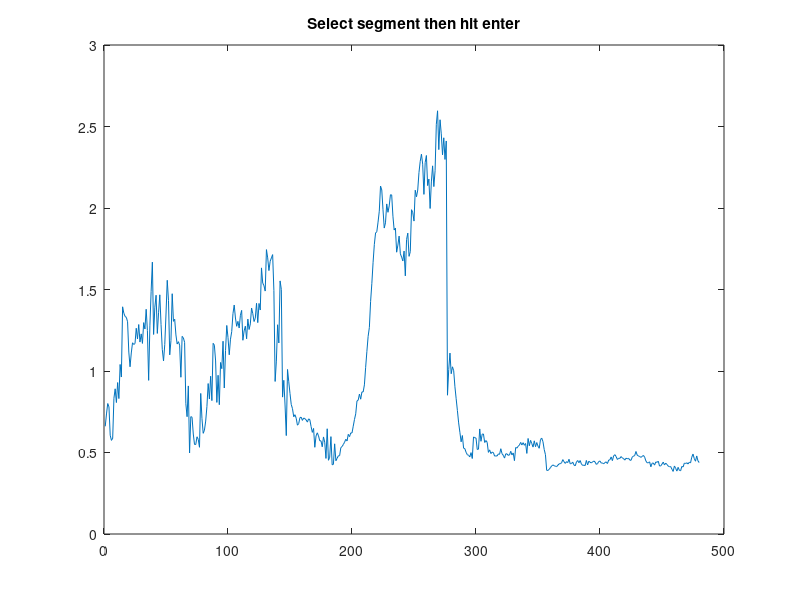

Write the MATLAB code that produced this figure. (Note: this script raises an error after producing the figure.)
load('data.mat')
figure()
frames = size(data,2);
SigFrames = [];
z=1;
for L = 1:size(data,1)
    plot(data(z,:)')
    disp(z)
    title('Select segment then hit enter')
    h = drawline('Color','k');
    w = waitforbuttonpress;
    xlength = round(h.Position(:,1));
        if xlength(2) > frames
            xlength(2) = frames;
        end 
    text(h.Position(1,1),(h.Position(1,2) + h.Position(1,2)*0.25),num2str(xlength(1)))
    hold on
    text(h.Position(2,1),(h.Position(2,2) + h.Position(2,2)*0.25),num2str(xlength(2)))
    title('Hit enter to continue')
    w = waitforbuttonpress;
    frame_end = [];
        if xlength(2) == frames
            frame_end = 0; 
        else
            frame_end = 1;
        end
    SigTemp = [z,frame_end,xlength(1),xlength(2)];
    SigFrames = [SigFrames;SigTemp];
    cla reset
    z=z+1;
end
close all